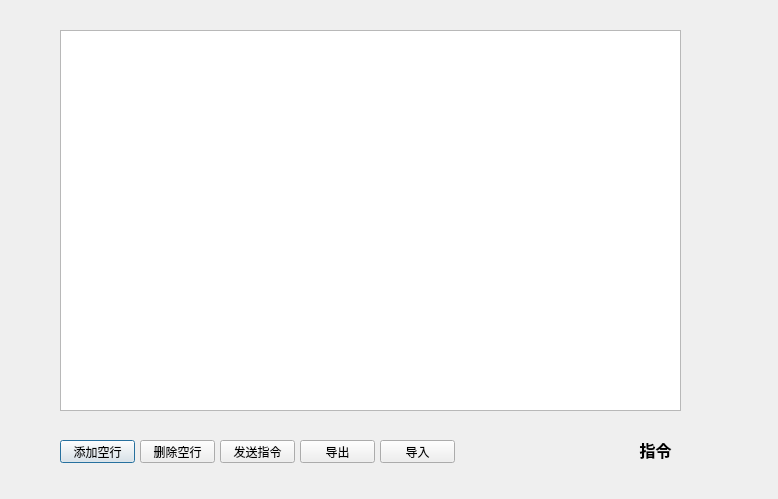
<?xml version="1.0" encoding="UTF-8"?>
<ui version="4.0">
 <class>Dialog</class>
 <widget class="QDialog" name="Dialog">
  <property name="geometry">
   <rect>
    <x>0</x>
    <y>0</y>
    <width>778</width>
    <height>499</height>
   </rect>
  </property>
  <property name="windowTitle">
   <string>Dialog</string>
  </property>
  <widget class="QTableWidget" name="tableWidget">
   <property name="geometry">
    <rect>
     <x>60</x>
     <y>30</y>
     <width>621</width>
     <height>381</height>
    </rect>
   </property>
  </widget>
  <widget class="QPushButton" name="addRow">
   <property name="geometry">
    <rect>
     <x>60</x>
     <y>440</y>
     <width>75</width>
     <height>23</height>
    </rect>
   </property>
   <property name="text">
    <string>添加空行</string>
   </property>
  </widget>
  <widget class="QPushButton" name="rmRow">
   <property name="geometry">
    <rect>
     <x>140</x>
     <y>440</y>
     <width>75</width>
     <height>23</height>
    </rect>
   </property>
   <property name="text">
    <string>删除空行</string>
   </property>
  </widget>
  <widget class="QPushButton" name="send">
   <property name="geometry">
    <rect>
     <x>220</x>
     <y>440</y>
     <width>75</width>
     <height>23</height>
    </rect>
   </property>
   <property name="text">
    <string>发送指令</string>
   </property>
  </widget>
  <widget class="QPushButton" name="export_2">
   <property name="geometry">
    <rect>
     <x>300</x>
     <y>440</y>
     <width>75</width>
     <height>23</height>
    </rect>
   </property>
   <property name="text">
    <string>导出</string>
   </property>
  </widget>
  <widget class="QLabel" name="stateProtocol">
   <property name="geometry">
    <rect>
     <x>600</x>
     <y>440</y>
     <width>111</width>
     <height>20</height>
    </rect>
   </property>
   <property name="font">
    <font>
     <family>楷体</family>
     <pointsize>12</pointsize>
     <weight>75</weight>
     <bold>true</bold>
    </font>
   </property>
   <property name="text">
    <string>指令</string>
   </property>
   <property name="alignment">
    <set>Qt::AlignCenter</set>
   </property>
  </widget>
  <widget class="QPushButton" name="import_2">
   <property name="geometry">
    <rect>
     <x>380</x>
     <y>440</y>
     <width>75</width>
     <height>23</height>
    </rect>
   </property>
   <property name="text">
    <string>导入</string>
   </property>
  </widget>
 </widget>
 <resources/>
 <connections/>
</ui>
